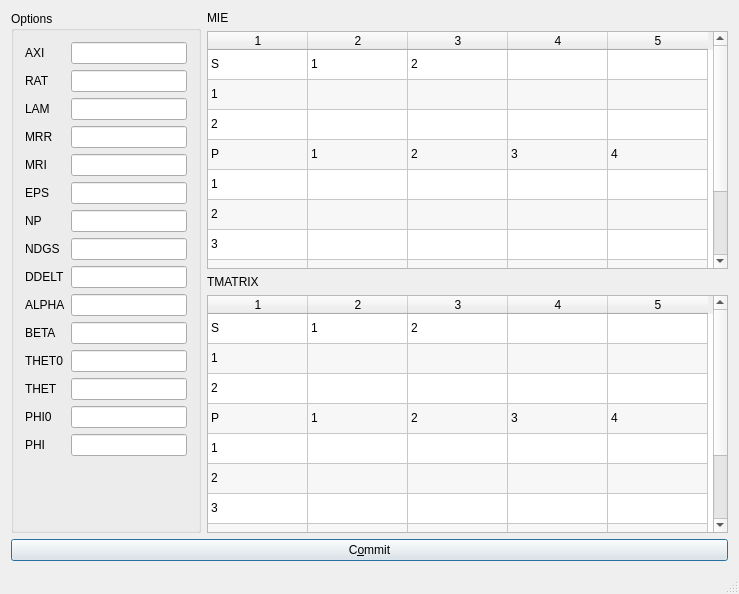
<?xml version="1.0" encoding="UTF-8"?>
<ui version="4.0">
 <class>frmMainClass</class>
 <widget class="QMainWindow" name="frmMainClass">
  <property name="geometry">
   <rect>
    <x>0</x>
    <y>0</y>
    <width>739</width>
    <height>594</height>
   </rect>
  </property>
  <property name="windowTitle">
   <string>frmMain</string>
  </property>
  <widget class="QWidget" name="centralWidget">
   <layout class="QVBoxLayout" name="verticalLayout_2">
    <item>
     <layout class="QHBoxLayout" name="horizontalLayout">
      <property name="sizeConstraint">
       <enum>QLayout::SetMinimumSize</enum>
      </property>
      <item>
       <widget class="QGroupBox" name="groupBox">
        <property name="minimumSize">
         <size>
          <width>190</width>
          <height>0</height>
         </size>
        </property>
        <property name="maximumSize">
         <size>
          <width>190</width>
          <height>16777215</height>
         </size>
        </property>
        <property name="title">
         <string>Options</string>
        </property>
        <layout class="QFormLayout" name="formLayout_2">
         <item row="0" column="0">
          <widget class="QLabel" name="label">
           <property name="text">
            <string>AXI</string>
           </property>
          </widget>
         </item>
         <item row="0" column="1">
          <widget class="QLineEdit" name="tAXI"/>
         </item>
         <item row="1" column="0">
          <widget class="QLabel" name="label_2">
           <property name="text">
            <string>RAT</string>
           </property>
          </widget>
         </item>
         <item row="1" column="1">
          <widget class="QLineEdit" name="tRAT"/>
         </item>
         <item row="2" column="0">
          <widget class="QLabel" name="label_3">
           <property name="text">
            <string>LAM</string>
           </property>
          </widget>
         </item>
         <item row="2" column="1">
          <widget class="QLineEdit" name="tLAM"/>
         </item>
         <item row="3" column="0">
          <widget class="QLabel" name="label_4">
           <property name="text">
            <string>MRR</string>
           </property>
          </widget>
         </item>
         <item row="3" column="1">
          <widget class="QLineEdit" name="tMRR"/>
         </item>
         <item row="4" column="0">
          <widget class="QLabel" name="label_5">
           <property name="text">
            <string>MRI</string>
           </property>
          </widget>
         </item>
         <item row="4" column="1">
          <widget class="QLineEdit" name="tMRI"/>
         </item>
         <item row="5" column="0">
          <widget class="QLabel" name="label_6">
           <property name="text">
            <string>EPS</string>
           </property>
          </widget>
         </item>
         <item row="5" column="1">
          <widget class="QLineEdit" name="tEPS"/>
         </item>
         <item row="6" column="0">
          <widget class="QLabel" name="label_7">
           <property name="text">
            <string>NP</string>
           </property>
          </widget>
         </item>
         <item row="6" column="1">
          <widget class="QLineEdit" name="tNP"/>
         </item>
         <item row="7" column="0">
          <widget class="QLabel" name="label_8">
           <property name="text">
            <string>NDGS</string>
           </property>
          </widget>
         </item>
         <item row="7" column="1">
          <widget class="QLineEdit" name="tNDGS"/>
         </item>
         <item row="8" column="0">
          <widget class="QLabel" name="label_9">
           <property name="text">
            <string>DDELT</string>
           </property>
          </widget>
         </item>
         <item row="8" column="1">
          <widget class="QLineEdit" name="tDDELT"/>
         </item>
         <item row="9" column="0">
          <widget class="QLabel" name="label_10">
           <property name="text">
            <string>ALPHA</string>
           </property>
          </widget>
         </item>
         <item row="9" column="1">
          <widget class="QLineEdit" name="tALPHA"/>
         </item>
         <item row="10" column="0">
          <widget class="QLabel" name="label_11">
           <property name="text">
            <string>BETA</string>
           </property>
          </widget>
         </item>
         <item row="10" column="1">
          <widget class="QLineEdit" name="tBETA"/>
         </item>
         <item row="11" column="0">
          <widget class="QLabel" name="label_12">
           <property name="text">
            <string>THET0</string>
           </property>
          </widget>
         </item>
         <item row="11" column="1">
          <widget class="QLineEdit" name="tTHET0"/>
         </item>
         <item row="12" column="0">
          <widget class="QLabel" name="label_13">
           <property name="text">
            <string>THET</string>
           </property>
          </widget>
         </item>
         <item row="12" column="1">
          <widget class="QLineEdit" name="tTHET"/>
         </item>
         <item row="13" column="0">
          <widget class="QLabel" name="label_14">
           <property name="text">
            <string>PHI0</string>
           </property>
          </widget>
         </item>
         <item row="13" column="1">
          <widget class="QLineEdit" name="tPHI0"/>
         </item>
         <item row="14" column="0">
          <widget class="QLabel" name="label_15">
           <property name="text">
            <string>PHI</string>
           </property>
          </widget>
         </item>
         <item row="14" column="1">
          <widget class="QLineEdit" name="tPHI"/>
         </item>
        </layout>
        <zorder>tPHI</zorder>
        <zorder>tPHI0</zorder>
        <zorder>label_2</zorder>
        <zorder>label_3</zorder>
        <zorder>label_4</zorder>
        <zorder>tALPHA</zorder>
        <zorder>label_7</zorder>
        <zorder>label_8</zorder>
        <zorder>label_9</zorder>
        <zorder>tRAT</zorder>
        <zorder>tMRR</zorder>
        <zorder>tEPS</zorder>
        <zorder>label_14</zorder>
        <zorder>tTHET</zorder>
        <zorder>label_6</zorder>
        <zorder>label_15</zorder>
        <zorder>tNDGS</zorder>
        <zorder>tMRI</zorder>
        <zorder>tBETA</zorder>
        <zorder>label_11</zorder>
        <zorder>label_10</zorder>
        <zorder>tAXI</zorder>
        <zorder>tLAM</zorder>
        <zorder>label_12</zorder>
        <zorder>tDDELT</zorder>
        <zorder>label_5</zorder>
        <zorder>label</zorder>
        <zorder>tNP</zorder>
        <zorder>tTHET0</zorder>
        <zorder>label_13</zorder>
       </widget>
      </item>
      <item>
       <layout class="QVBoxLayout" name="verticalLayout">
        <item>
         <widget class="QLabel" name="label_16">
          <property name="text">
           <string>MIE</string>
          </property>
         </widget>
        </item>
        <item>
         <widget class="QTableWidget" name="mie">
          <property name="editTriggers">
           <set>QAbstractItemView::NoEditTriggers</set>
          </property>
          <property name="alternatingRowColors">
           <bool>true</bool>
          </property>
          <attribute name="horizontalHeaderVisible">
           <bool>true</bool>
          </attribute>
          <attribute name="verticalHeaderVisible">
           <bool>false</bool>
          </attribute>
          <row>
           <property name="text">
            <string>a</string>
           </property>
          </row>
          <row>
           <property name="text">
            <string>b</string>
           </property>
          </row>
          <row>
           <property name="text">
            <string>c</string>
           </property>
          </row>
          <row>
           <property name="text">
            <string>d</string>
           </property>
          </row>
          <row>
           <property name="text">
            <string>e</string>
           </property>
          </row>
          <row>
           <property name="text">
            <string>f</string>
           </property>
          </row>
          <row>
           <property name="text">
            <string>g</string>
           </property>
          </row>
          <row>
           <property name="text">
            <string>h</string>
           </property>
          </row>
          <row>
           <property name="text">
            <string>i</string>
           </property>
          </row>
          <row>
           <property name="text">
            <string>j</string>
           </property>
          </row>
          <column>
           <property name="text">
            <string>1</string>
           </property>
          </column>
          <column>
           <property name="text">
            <string>2</string>
           </property>
          </column>
          <column>
           <property name="text">
            <string>3</string>
           </property>
          </column>
          <column>
           <property name="text">
            <string>4</string>
           </property>
          </column>
          <column>
           <property name="text">
            <string>5</string>
           </property>
          </column>
          <item row="0" column="0">
           <property name="text">
            <string>S</string>
           </property>
          </item>
          <item row="0" column="1">
           <property name="text">
            <string>1</string>
           </property>
          </item>
          <item row="0" column="2">
           <property name="text">
            <string>2</string>
           </property>
          </item>
          <item row="1" column="0">
           <property name="text">
            <string>1</string>
           </property>
          </item>
          <item row="2" column="0">
           <property name="text">
            <string>2</string>
           </property>
          </item>
          <item row="3" column="0">
           <property name="text">
            <string>P</string>
           </property>
          </item>
          <item row="3" column="1">
           <property name="text">
            <string>1</string>
           </property>
          </item>
          <item row="3" column="2">
           <property name="text">
            <string>2</string>
           </property>
          </item>
          <item row="3" column="3">
           <property name="text">
            <string>3</string>
           </property>
          </item>
          <item row="3" column="4">
           <property name="text">
            <string>4</string>
           </property>
          </item>
          <item row="4" column="0">
           <property name="text">
            <string>1</string>
           </property>
          </item>
          <item row="5" column="0">
           <property name="text">
            <string>2</string>
           </property>
          </item>
          <item row="6" column="0">
           <property name="text">
            <string>3</string>
           </property>
          </item>
          <item row="7" column="0">
           <property name="text">
            <string>4</string>
           </property>
          </item>
          <item row="8" column="0">
           <property name="text">
            <string>Qsca</string>
           </property>
          </item>
          <item row="8" column="1">
           <property name="text">
            <string>Qext</string>
           </property>
          </item>
          <item row="8" column="2">
           <property name="text">
            <string>Qabs</string>
           </property>
          </item>
          <item row="8" column="3">
           <property name="text">
            <string>Qbk</string>
           </property>
          </item>
          <item row="8" column="4">
           <property name="text">
            <string>Walb</string>
           </property>
          </item>
		 </widget>
        </item>
        <item>
         <widget class="QLabel" name="label_17">
          <property name="text">
           <string>TMATRIX</string>
          </property>
         </widget>
        </item>
        <item>
         <widget class="QTableWidget" name="tm">
          <property name="editTriggers">
           <set>QAbstractItemView::NoEditTriggers</set>
          </property>
          <property name="alternatingRowColors">
           <bool>true</bool>
          </property>
          <attribute name="horizontalHeaderVisible">
           <bool>true</bool>
          </attribute>
          <attribute name="verticalHeaderVisible">
           <bool>false</bool>
          </attribute>
          <row>
           <property name="text">
            <string>a</string>
           </property>
          </row>
          <row>
           <property name="text">
            <string>b</string>
           </property>
          </row>
          <row>
           <property name="text">
            <string>c</string>
           </property>
          </row>
          <row>
           <property name="text">
            <string>d</string>
           </property>
          </row>
          <row>
           <property name="text">
            <string>e</string>
           </property>
          </row>
          <row>
           <property name="text">
            <string>f</string>
           </property>
          </row>
          <row>
           <property name="text">
            <string>g</string>
           </property>
          </row>
          <row>
           <property name="text">
            <string>h</string>
           </property>
          </row>
          <row>
           <property name="text">
            <string>i</string>
           </property>
          </row>
          <row>
           <property name="text">
            <string>j</string>
           </property>
          </row>
          <column>
           <property name="text">
            <string>1</string>
           </property>
          </column>
          <column>
           <property name="text">
            <string>2</string>
           </property>
          </column>
          <column>
           <property name="text">
            <string>3</string>
           </property>
          </column>
          <column>
           <property name="text">
            <string>4</string>
           </property>
          </column>
          <column>
           <property name="text">
            <string>5</string>
           </property>
          </column>
          <item row="0" column="0">
           <property name="text">
            <string>S</string>
           </property>
          </item>
          <item row="0" column="1">
           <property name="text">
            <string>1</string>
           </property>
          </item>
          <item row="0" column="2">
           <property name="text">
            <string>2</string>
           </property>
          </item>
          <item row="1" column="0">
           <property name="text">
            <string>1</string>
           </property>
          </item>
          <item row="2" column="0">
           <property name="text">
            <string>2</string>
           </property>
          </item>
          <item row="3" column="0">
           <property name="text">
            <string>P</string>
           </property>
          </item>
          <item row="3" column="1">
           <property name="text">
            <string>1</string>
           </property>
          </item>
          <item row="3" column="2">
           <property name="text">
            <string>2</string>
           </property>
          </item>
          <item row="3" column="3">
           <property name="text">
            <string>3</string>
           </property>
          </item>
          <item row="3" column="4">
           <property name="text">
            <string>4</string>
           </property>
          </item>
          <item row="4" column="0">
           <property name="text">
            <string>1</string>
           </property>
          </item>
          <item row="5" column="0">
           <property name="text">
            <string>2</string>
           </property>
          </item>
          <item row="6" column="0">
           <property name="text">
            <string>3</string>
           </property>
          </item>
          <item row="7" column="0">
           <property name="text">
            <string>4</string>
           </property>
          </item>
          <item row="8" column="0">
           <property name="text">
            <string>Qsca</string>
           </property>
          </item>
          <item row="8" column="1">
           <property name="text">
            <string>Qext</string>
           </property>
          </item>
          <item row="8" column="2">
           <property name="text">
            <string>Qabs</string>
           </property>
          </item>
          <item row="8" column="3">
           <property name="text">
            <string>Qbk</string>
           </property>
          </item>
          <item row="8" column="4">
           <property name="text">
            <string>Walb</string>
           </property>
          </item>
         </widget>
        </item>
       </layout>
      </item>
     </layout>
    </item>
    <item>
     <widget class="QPushButton" name="cmdDo">
      <property name="text">
       <string>C&amp;ommit</string>
      </property>
      <property name="default">
       <bool>true</bool>
      </property>
     </widget>
    </item>
   </layout>
  </widget>
  <widget class="QMenuBar" name="menuBar">
   <property name="geometry">
    <rect>
     <x>0</x>
     <y>0</y>
     <width>739</width>
     <height>21</height>
    </rect>
   </property>
  </widget>
  <widget class="QStatusBar" name="statusBar"/>
 </widget>
 <layoutdefault spacing="6" margin="11"/>
 <resources>
  <include location="frmmain.qrc"/>
 </resources>
 <connections>
  <connection>
   <sender>cmdDo</sender>
   <signal>clicked()</signal>
   <receiver>frmMainClass</receiver>
   <slot>commit()</slot>
   <hints>
    <hint type="sourcelabel">
     <x>335</x>
     <y>553</y>
    </hint>
    <hint type="destinationlabel">
     <x>335</x>
     <y>296</y>
    </hint>
   </hints>
  </connection>
 </connections>
 <slots>
  <slot>commit()</slot>
 </slots>
</ui>
